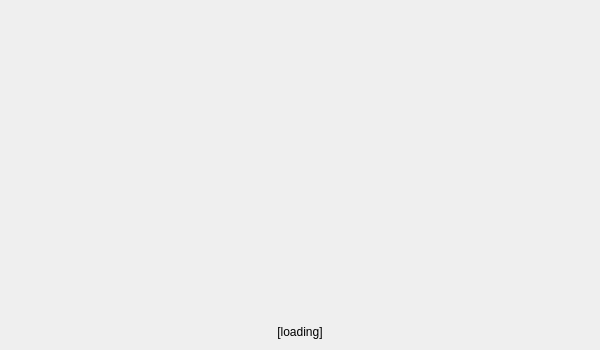
<?xml version="1.0" encoding="UTF-8"?>
<ui version="4.0">
 <class>Splash</class>
 <widget class="QDialog" name="Splash">
  <property name="geometry">
   <rect>
    <x>0</x>
    <y>0</y>
    <width>600</width>
    <height>350</height>
   </rect>
  </property>
  <property name="minimumSize">
   <size>
    <width>600</width>
    <height>350</height>
   </size>
  </property>
  <property name="maximumSize">
   <size>
    <width>600</width>
    <height>350</height>
   </size>
  </property>
  <property name="font">
   <font>
    <family>Ubuntu</family>
   </font>
  </property>
  <property name="windowTitle">
   <string>Bitcoin Fast</string>
  </property>
  <layout class="QHBoxLayout" name="horizontalLayout_2">
   <item>
    <layout class="QVBoxLayout" name="verticalLayout_2">
     <item>
      <spacer name="verticalSpacer_2">
       <property name="orientation">
        <enum>Qt::Vertical</enum>
       </property>
       <property name="sizeHint" stdset="0">
        <size>
         <width>20</width>
         <height>40</height>
        </size>
       </property>
      </spacer>
     </item>
     <item>
      <layout class="QHBoxLayout" name="horizontalLayout">
       <item>
        <widget class="QLabel" name="info">
         <property name="cursor">
          <cursorShape>IBeamCursor</cursorShape>
         </property>
         <property name="text">
          <string>[loading]</string>
         </property>
         <property name="alignment">
          <set>Qt::AlignCenter</set>
         </property>
         <property name="textInteractionFlags">
          <set>Qt::LinksAccessibleByMouse|Qt::TextSelectableByKeyboard|Qt::TextSelectableByMouse</set>
         </property>
        </widget>
       </item>
      </layout>
     </item>
    </layout>
   </item>
  </layout>
 </widget>
 <resources>
  <include location="../bitcoin.qrc"/>
 </resources>
 <connections/>
</ui>
